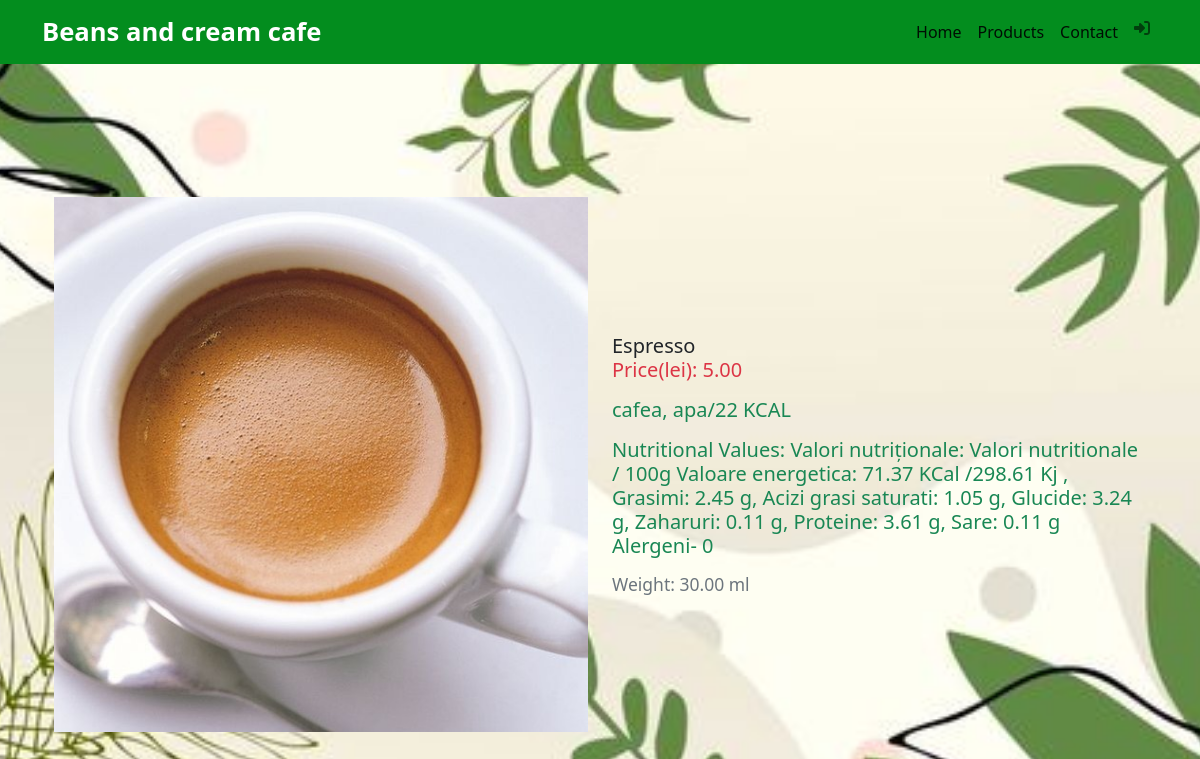
Screenshot of /product/2/ with the database file from the repository.
### app_beans_and_cream_cafe/models.py (models this page shows, shortened)
class Product(models.Model):
    name = models.CharField(max_length=200)
    price_lei = models.DecimalField(max_digits= 10, decimal_places=2, default= 0)
    gramaj_ml = models.DecimalField(max_digits=10,decimal_places=2, default=0)
    description = models.TextField()
    drink_type = models.TextField(default=0)
    nutritional_values = models.TextField(default=0)
    image = models.ImageField(upload_to='product_images/', null=True, blank=True)

### app_beans_and_cream_cafe/views.py (the view)
# urls.py: path('product/<int:product_id>/', product_detail, name='product'),
def product_detail(request, product_id): # functia care ne afiseaza informatii despre produs tinand cond de un id
    product = get_object_or_404(Product, pk=product_id)
    return render(request, 'app_beans_and_cream_cafe/product.html', {'product': product})

### app_beans_and_cream_cafe/templates/app_beans_and_cream_cafe/product.html (shortened to what this page needs)
{% extends "app_beans_and_cream_cafe/base.html" %}
{% block content %}
<div class="container">
    <div class="row d-flex justify-content-center align-items-center" style="height: 100vh;">
        <div class="col">
            <img src="{{ product.image.url }}" alt="{{ product.name }} Image" class="img-fluid">
        </div>
        <div class="col">
            <div class="row">
                <h5 class="card-title">{{ product.name }}  <span class="text-success"</h5>
                <h5 class="card-title text-danger">Price(lei): {{ product.price_lei }}</h5>
                <p class="card-text"><p> {{product.description}}</p>
                <p class="card-text"><p>Nutritional Values: {{product.nutritional_values}}</p>
                <p class="card-text"><small class="text-muted">Weight: {{ product.gramaj_ml }} ml</small></p>
            </div>
        </div></br>
    </div>
</div>
{% endblock %}

### static/css/base.css (style rules this page uses)
body { background-image: url('font.jpg'); background-size: cover; background-repeat: no-repeat; background-position: center; }

### rows the page displays
Product: image (picture), name "Espresso", price_lei "5.00", description "cafea, apa/22 KCAL", nutritional_values "Valori nutriționale: Valori nutritionale / 100g Valoare energetica: 71.37 KCal /298.61 Kj , Grasimi: 2.45 g, Acizi grasi saturati: 1.05 g, Glucide: 3.24 g, Zaharuri: 0.11 g, Proteine: 3.61 g, Sare: 0.11 g Alergeni- 0", gramaj_ml "30.00"
